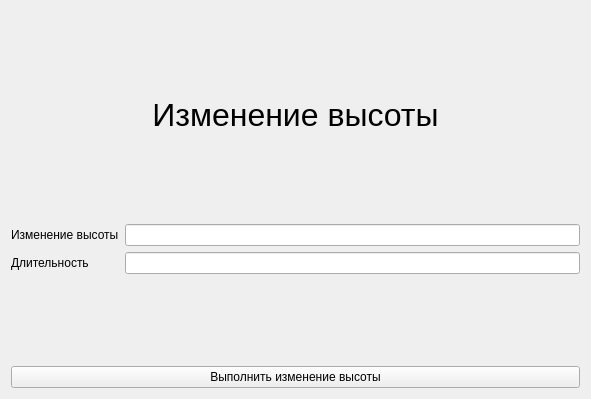
<?xml version="1.0" encoding="UTF-8"?>
<ui version="4.0">
 <class>Form</class>
 <widget class="QWidget" name="Form">
  <property name="geometry">
   <rect>
    <x>0</x>
    <y>0</y>
    <width>591</width>
    <height>399</height>
   </rect>
  </property>
  <property name="windowTitle">
   <string>Form</string>
  </property>
  <layout class="QVBoxLayout" name="verticalLayout">
   <item>
    <spacer name="verticalSpacer_3">
     <property name="orientation">
      <enum>Qt::Vertical</enum>
     </property>
     <property name="sizeHint" stdset="0">
      <size>
       <width>20</width>
       <height>40</height>
      </size>
     </property>
    </spacer>
   </item>
   <item>
    <widget class="QLabel" name="label">
     <property name="font">
      <font>
       <pointsize>24</pointsize>
      </font>
     </property>
     <property name="text">
      <string>Изменение высоты</string>
     </property>
     <property name="alignment">
      <set>Qt::AlignCenter</set>
     </property>
    </widget>
   </item>
   <item>
    <spacer name="verticalSpacer_2">
     <property name="orientation">
      <enum>Qt::Vertical</enum>
     </property>
     <property name="sizeHint" stdset="0">
      <size>
       <width>20</width>
       <height>40</height>
      </size>
     </property>
    </spacer>
   </item>
   <item>
    <layout class="QFormLayout" name="formLayout">
     <item row="0" column="0">
      <widget class="QLabel" name="heightLabel">
       <property name="text">
        <string>Изменение высоты</string>
       </property>
      </widget>
     </item>
     <item row="0" column="1">
      <widget class="QLineEdit" name="heightLineEdit"/>
     </item>
     <item row="1" column="0">
      <widget class="QLabel" name="durationLabel">
       <property name="text">
        <string>Длительность</string>
       </property>
      </widget>
     </item>
     <item row="1" column="1">
      <widget class="QLineEdit" name="durationLineEdit"/>
     </item>
    </layout>
   </item>
   <item>
    <spacer name="verticalSpacer">
     <property name="orientation">
      <enum>Qt::Vertical</enum>
     </property>
     <property name="sizeHint" stdset="0">
      <size>
       <width>20</width>
       <height>40</height>
      </size>
     </property>
    </spacer>
   </item>
   <item>
    <widget class="QPushButton" name="confirm_button">
     <property name="text">
      <string>Выполнить изменение высоты</string>
     </property>
    </widget>
   </item>
  </layout>
 </widget>
 <resources/>
 <connections/>
</ui>
